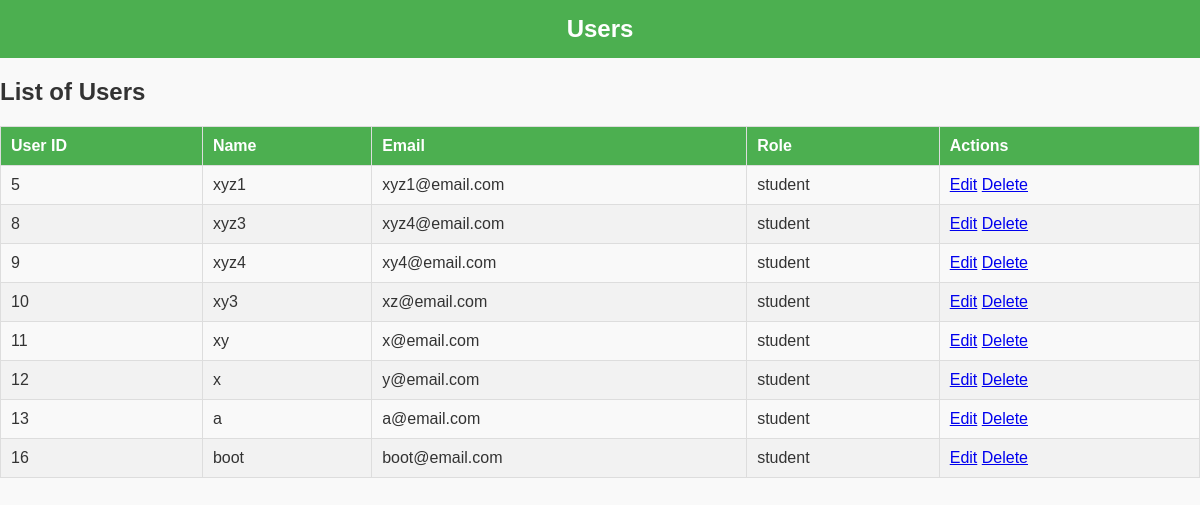
The app's page /actions/lview_user.php with its own data.
### tables this page shows
CREATE TABLE IF NOT EXISTS `users` (
  `user_id` int NOT NULL AUTO_INCREMENT,
  `name` varchar(100) NOT NULL,
  `email` varchar(100) NOT NULL,
  `password` varchar(255) NOT NULL,
  `created_at` timestamp NULL DEFAULT CURRENT_TIMESTAMP,
  `role` varchar(50) NOT NULL,
  PRIMARY KEY (`user_id`),
  UNIQUE KEY `email` (`email`)
);

### actions/lview_user.php (the view, shortened to what this page needs)
<?php
require '../includes/db_connect.php';
$sql = "SELECT * FROM users where role IN ('student')";
$result = mysqli_query($conn, $sql);
?>
<!DOCTYPE html>
<html lang="en">
<head>
    <link rel="stylesheet" href="../css/view_users.css">
</head>
<body>
    <header>
        <h1>Users</h1>
    </header>
    <section class="user-list-section">
        <h2>List of Users</h2>
        <?php if (mysqli_num_rows($result) > 0): ?>
            <table>
                <thead>
                    <tr>
                        <th>User ID</th>
                        <th>Name</th>
                        <th>Email</th>
                        <th>Role</th>
                        <th>Actions</th>
                    </tr>
                </thead>
                <tbody>
                    <?php while ($row = mysqli_fetch_assoc($result)): ?>
                        <tr>
                            <td><?php echo htmlspecialchars($row['user_id']); ?></td>
                            <td><?php echo htmlspecialchars($row['name']); ?></td>
                            <td><?php echo htmlspecialchars($row['email']); ?></td>
                            <td><?php echo htmlspecialchars($row['role']); ?></td>
                            <td>
                                <a href="../pages/edit_users.php?user_id=<?php echo $row['user_id']; ?>" class="edit-btn">Edit</a>
                                <a href="../actions/delete_user.php?user_id=<?php echo $row['user_id']; ?>" class="delete-btn" onclick="return confirm('Are you sure you want to delete this user?');">Delete</a>
                            </td>
                        </tr>
                    <?php endwhile; ?>
                </tbody>
            </table>
        <?php else: ?>
            <p>No users found.</p>
        <?php endif; ?>
    </section>
</body>
</html>

### css/view_users.css (style rules this page uses)
body { font-family: Arial, sans-serif; background-color: #f9f9f9; margin: 0; padding: 0; color: #333; }
header { background-color: #4CAF50; color: white; padding: 15px 20px; text-align: center; }
h1 { margin: 0; font-size: 24px; }
table { width: 100%; border-collapse: collapse; margin-top: 20px; }
table th, table td { padding: 10px; border: 1px solid #ddd; text-align: left; }
table th { background-color: #4CAF50; color: white; }
table tr:nth-child(even) { background-color: #f2f2f2; }

### records on screen
users: user_id "5", name "xyz1", email "xyz1@email.com", role "student"
users: user_id "8", name "xyz3", email "xyz4@email.com", role "student"
users: user_id "9", name "xyz4", email "xy4@email.com", role "student"
users: user_id "10", name "xy3", email "xz@email.com", role "student"
users: user_id "11", name "xy", email "x@email.com", role "student"
users: user_id "12", name "x", email "y@email.com", role "student"
users: user_id "13", name "a", email "a@email.com", role "student"
users: user_id "16", name "boot", email "boot@email.com", role "student"
